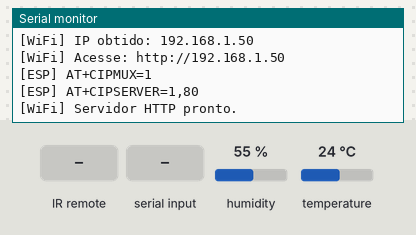
Bench run of a sketch on a simulated Arduino Mega 2560, built with avr-gcc and run on an emulated ATmega2560. On the bench: the last lines printed to the serial monitor. The test bench sets the inputs (shaded band); at power-on: humidity 55 %, temperature 24 °C. The modem accepts every AT command (registered, SIM ready, sends succeed) and sends nothing else.

Above: at 16.6 s.
16.7 s: infrared code 0x0 received
At 17.9 s:
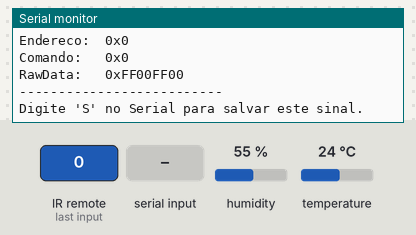
18.2 s: "GET /CMD\n" received over Serial
At 19.2 s:
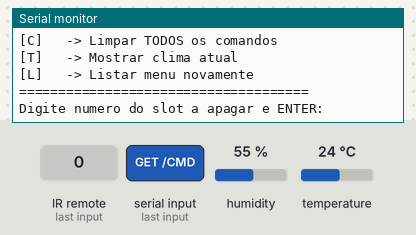
19.7 s: byte 83 ('S') received over Serial
At 20.7 s:
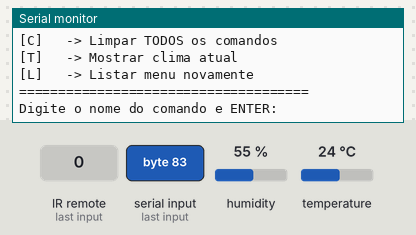
21.4 s: byte 115 ('s') received over Serial
At 23.6 s:
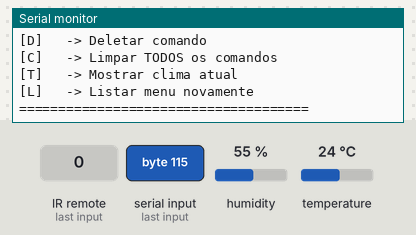
23.9 s: "90 45 200\n" received over Serial
At 24.7 s:
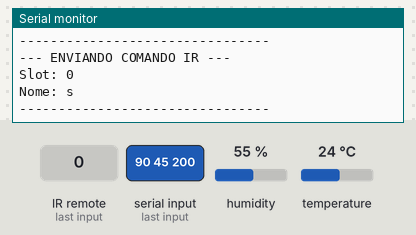
25.4 s: "S90\n" received over Serial
At 26.7 s:
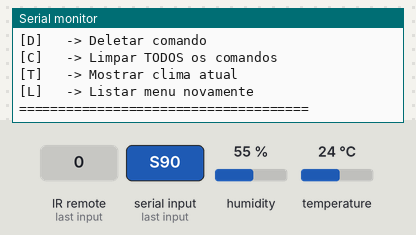

Measured:
- after the input at 16.7 s, the serial monitor: prints a new line at once (image 1)
- after the input at 18.2 s, the serial monitor: prints a new line at once (image 2)
- after the input at 19.7 s, the serial monitor: prints a new line after 0.21 s (image 3)
- after the input at 21.4 s, the serial monitor: prints a new line after 1.0 s (image 4)
- after the input at 23.9 s, the serial monitor: prints a new line at once (image 5)
- after the input at 25.4 s, the serial monitor: prints a new line at once (image 6)

The sketch:

clonar_enviar_IR.ino
```cpp
#include <DHT.h>
#include <IRremote.hpp>
#include <ctype.h>

// ===============================================================
// 1. CONFIGURAÇÕES GERAIS
// ===============================================================

const String SSID_REDE  = "DCOMP_UFSJ";
const String SENHA_REDE = "";

String IP_LOCAL = "";

#define DHTPIN   2
#define DHTTYPE  DHT22
DHT dht(DHTPIN, DHTTYPE);

#define IR_RECEIVE_PIN 11
#define IR_SEND_PIN    9

#define MAX_COMANDOS_IR 10

struct ComandoIR {
  char    nome[16];
  bool    ativo;
  uint8_t  protocolo;
  uint16_t endereco;
  uint16_t comando;
  uint32_t rawData;
};

ComandoIR listaComandos[MAX_COMANDOS_IR];

decode_type_t ultimoProtocolo = UNKNOWN;
uint16_t      ultimoEndereco  = 0;
uint16_t      ultimoComando   = 0;
uint32_t      ultimoRawData   = 0;
bool          ultimoValido    = false;

// (Opcional) comandos fixos pré-carregados
const ComandoIR COMANDOS_FIXOS[] = {
  // {"LigarTV", true, SAMSUNG, 0x7, 0x2, 0xFD020707}
};
const int NUM_COMANDOS_FIXOS = sizeof(COMANDOS_FIXOS) / sizeof(COMANDOS_FIXOS[0]);

// ===============================================================
// 2. PROTÓTIPOS
// ===============================================================

void handleIRRecepcao();
void salvarNovoComando(const String &nome);
void executarComandoIR(int id);
void deletarComando(int id);
void limparTodosComandos();
void mostrarMenuTerminal();
void verificarTerminal();
void carregarComandosFixos();

float lerTemperatura();
float lerUmidade();

void iniciarWifi();
String lerSerial1(int timeoutMs);
void processarWeb(int idConexao);
void enviarHTML(int idConexao);
void sendCMD(const String &cmd, int waitMs);

// ===============================================================
// 3. SETUP
// ===============================================================
void setup() {
  Serial.begin(9600);
  Serial1.begin(115200);

  dht.begin();

  IrReceiver.begin(IR_RECEIVE_PIN, ENABLE_LED_FEEDBACK);
  IrSender.begin(IR_SEND_PIN);

  memset(listaComandos, 0, sizeof(listaComandos));
  ultimoProtocolo = UNKNOWN;
  ultimoEndereco  = 0;
  ultimoComando   = 0;
  ultimoRawData   = 0;
  ultimoValido    = false;

  carregarComandosFixos();

  Serial.println(F("\n========================================"));
  Serial.println(F("   CENTRAL IR + CLIMA (LOCAL APENAS)    "));
  Serial.println(F("========================================"));

  mostrarMenuTerminal();
  iniciarWifi();
}

// ===============================================================
// 4. LOOP
// ===============================================================
void loop() {
  handleIRRecepcao();

  if (Serial1.available()) {
    if (Serial1.find("+IPD,")) {
      delay(30);
      int idConexao = Serial1.read() - '0';
      processarWeb(idConexao);
    }
  }

  verificarTerminal();
}

// ===============================================================
// 5. MÓDULO IR - RECEPÇÃO E ARMAZENAMENTO
// ===============================================================
void handleIRRecepcao() {
  if (!IrReceiver.decode()) return;

  IRData &data = IrReceiver.decodedIRData;

  if (data.flags & IRDATA_FLAGS_WAS_OVERFLOW) {
    Serial.println(F("\n[IR] Overflow: sinal muito longo (ignorado)."));
    IrReceiver.resume();
    return;
  }

  if (data.protocol == UNKNOWN &&
      data.address  == 0 &&
      data.command  == 0 &&
      data.decodedRawData == 0) {
    IrReceiver.resume();
    return;
  }

  if (!(data.flags & IRDATA_FLAGS_IS_REPEAT)) {
    ultimoProtocolo = data.protocol;
    ultimoEndereco  = data.address;
    ultimoComando   = data.command;
    ultimoRawData   = data.decodedRawData;
    ultimoValido    = true;

    Serial.println(F("\n--- SINAL IR RECEBIDO ---"));
    Serial.print(F("Protocolo: "));    Serial.println((int)ultimoProtocolo);
    Serial.print(F("Endereco:  0x"));  Serial.println(ultimoEndereco, HEX);
    Serial.print(F("Comando:   0x"));  Serial.println(ultimoComando, HEX);
    Serial.print(F("RawData:   0x"));  Serial.println(ultimoRawData, HEX);
    Serial.println(F("--------------------------"));
    Serial.println(F("Digite 'S' no Serial para salvar este sinal."));
  }

  IrReceiver.resume();
}

void salvarNovoComando(const String &nome) {
  if (!ultimoValido) {
    Serial.println(F("Nenhum sinal valido capturado ainda."));
    return;
  }

  int slot = -1;
  for (int i = 0; i < MAX_COMANDOS_IR; i++) {
    if (!listaComandos[i].ativo) {
      slot = i;
      break;
    }
  }

  if (slot == -1) {
    Serial.println(F("Lista de comandos cheia."));
    return;
  }

  listaComandos[slot].ativo     = true;
  listaComandos[slot].protocolo = (uint8_t)ultimoProtocolo;
  listaComandos[slot].endereco  = ultimoEndereco;
  listaComandos[slot].comando   = ultimoComando;
  listaComandos[slot].rawData   = ultimoRawData;

  nome.toCharArray(listaComandos[slot].nome, sizeof(listaComandos[slot].nome));
  listaComandos[slot].nome[sizeof(listaComandos[slot].nome) - 1] = '\0';

  Serial.print(F("Comando salvo no slot "));
  Serial.println(slot);

  mostrarMenuTerminal();
}

void executarComandoIR(int id) {
  if (id < 0 || id >= MAX_COMANDOS_IR || !listaComandos[id].ativo) {
    Serial.println(F("Slot vazio ou invalido."));
    return;
  }

  ComandoIR &cmd = listaComandos[id];
  decode_type_t proto = (decode_type_t)cmd.protocolo;

  Serial.println(F("\n--- ENVIANDO COMANDO IR ---"));
  Serial.print(F("Slot: "));       Serial.println(id);
  Serial.print(F("Nome: "));       Serial.println(cmd.nome);
  Serial.println(F("--------------------------------"));

  if (proto == UNKNOWN) {
    Serial.println(F("Protocolo UNKNOWN nao suportado."));
    return;
  }

  uint8_t repeats = 2;
  IrSender.write(proto, cmd.endereco, cmd.comando, repeats);

  IrReceiver.enableIRIn();
}

void deletarComando(int id) {
  if (id < 0 || id >= MAX_COMANDOS_IR) return;

  listaComandos[id].ativo     = false;
  listaComandos[id].protocolo = 0;
  listaComandos[id].endereco  = 0;
  listaComandos[id].comando   = 0;
  listaComandos[id].rawData   = 0;
  listaComandos[id].nome[0]   = '\0';

  Serial.print(F("Comando do slot "));
  Serial.print(id);
  Serial.println(F(" apagado."));

  mostrarMenuTerminal();
}

void limparTodosComandos() {
  memset(listaComandos, 0, sizeof(listaComandos));
  Serial.println(F("Todos os comandos foram apagados (RAM)."));
  mostrarMenuTerminal();
}

void carregarComandosFixos() {
  for (int i = 0; i < NUM_COMANDOS_FIXOS && i < MAX_COMANDOS_IR; i++) {
    listaComandos[i] = COMANDOS_FIXOS[i];
  }
}

// ===============================================================
// 6. MENU SERIAL
// ===============================================================
void mostrarMenuTerminal() {
  Serial.println(F("\n===== MENU IR / WEB (LOCAL) ====="));
  Serial.println(F("Slots de comandos IR:"));
  for (int i = 0; i < MAX_COMANDOS_IR; i++) {
    if (listaComandos[i].ativo) {
      Serial.print(F(" ["));
      Serial.print(i);
      Serial.print(F("] "));
      Serial.println(listaComandos[i].nome);
    }
  }

  Serial.println(F("\n[0-9] -> Enviar comando IR do slot"));
  Serial.println(F("[S]   -> Salvar ultimo sinal capturado"));
  Serial.println(F("[D]   -> Deletar comando"));
  Serial.println(F("[C]   -> Limpar TODOS os comandos"));
  Serial.println(F("[T]   -> Mostrar clima atual"));
  Serial.println(F("[L]   -> Listar menu novamente"));
  Serial.println(F("=====================================\n"));
}

void verificarTerminal() {
  if (!Serial.available()) return;

  char c = Serial.read();

  if (c >= '0' && c <= '9') {
    int id = c - '0';
    executarComandoIR(id);
  }
  else if (c == 'S' || c == 's') {
    Serial.println(F("Digite o nome do comando e ENTER:"));
    while (!Serial.available()) {}
    String nome = Serial.readStringUntil('\n');
    nome.trim();
    salvarNovoComando(nome);
  }
  else if (c == 'D' || c == 'd') {
    Serial.println(F("Digite numero do slot a apagar e ENTER:"));
    while (!Serial.available()) {}
    int id = Serial.parseInt();
    deletarComando(id);
  }
  else if (c == 'C' || c == 'c') {
    limparTodosComandos();
  }
  else if (c == 'T' || c == 't') {
    float t = lerTemperatura();
    float h = lerUmidade();
    Serial.print(F("Temp: ")); Serial.print(t);
    Serial.print(F(" C | Umid: ")); Serial.print(h); Serial.println(F("%"));
  }
  else if (c == 'L' || c == 'l') {
    mostrarMenuTerminal();
  }
}

// ===============================================================
// 7. SENSORES (DHT22)
// ===============================================================
float lerTemperatura() {
  float t = dht.readTemperature();
  if (isnan(t)) return NAN;
  return t;
}

float lerUmidade() {
  float h = dht.readHumidity();
  if (isnan(h)) return NAN;
  return h;
}

// ===============================================================
// 8. WIFI + WEB (ESP-01)
// ===============================================================
void iniciarWifi() {
  Serial.println(F("\n[WiFi] Inicializando ESP-01..."));

  sendCMD("AT+RST", 2000);
  sendCMD("AT+CWMODE=1", 1000);

  Serial.print(F("[WiFi] Conectando a: "));
  Serial.println(SSID_REDE);

  String cmdJoin = "AT+CWJAP=\"" + SSID_REDE + "\",\"" + SENHA_REDE + "\"";
  sendCMD(cmdJoin, 8000);

  Serial1.println("AT+CIFSR");
  String resp = lerSerial1(2000);

  int ipIndex = resp.indexOf("STAIP,\"");
  if (ipIndex != -1) {
    ipIndex += 7;
    int ipEnd = resp.indexOf('"', ipIndex);
    if (ipEnd != -1) {
      IP_LOCAL = resp.substring(ipIndex, ipEnd);
      Serial.print(F("[WiFi] IP obtido: "));
      Serial.println(IP_LOCAL);
      Serial.print(F("[WiFi] Acesse: http://"));
      Serial.println(IP_LOCAL);
    }
  } else {
    Serial.println(F("[WiFi] IP nao encontrado. Verifique conexao."));
  }

  sendCMD("AT+CIPMUX=1", 1000);
  sendCMD("AT+CIPSERVER=1,80", 1000);
  Serial.println(F("[WiFi] Servidor HTTP pronto."));
}

String lerSerial1(int timeoutMs) {
  String r = "";
  long t0 = millis();
  while (millis() - t0 < timeoutMs) {
    while (Serial1.available()) {
      r += (char)Serial1.read();
    }
  }
  return r;
}

void processarWeb(int idConexao) {
  String req = lerSerial1(300);

  if (req.indexOf("GET /CMD") != -1) {
    int pos = req.indexOf("ID=");
    if (pos != -1) {
      int id = req.substring(pos + 3).toInt();
      executarComandoIR(id);
    }
  }
  else if (req.indexOf("GET /SAVE") != -1) {
    int pos = req.indexOf("N=");
    if (pos != -1) {
      String n = req.substring(pos + 2);
      int espaco = n.indexOf(' ');
      if (espaco != -1) n = n.substring(0, espaco);
      n.trim();
      salvarNovoComando(n);
    }
  }
  else if (req.indexOf("GET /DEL") != -1) {
    int pos = req.indexOf("ID=");
    if (pos != -1) {
      int id = req.substring(pos + 3).toInt();
      deletarComando(id);
    }
  }

  enviarHTML(idConexao);
}

void enviarHTML(int idConexao) {
  float t = lerTemperatura();
  float h = lerUmidade();

  while (Serial1.available()) Serial1.read();

  String html;
  html.reserve(2500);

  html += F("<!DOCTYPE html><html lang='pt-BR'><head>");
  html += F("<meta charset='utf-8'><meta name='viewport' content='width=device-width, initial-scale=1'>");
  html += F("<title>Central IR Local</title>");
  html += F("<style>");
  html += F("body{margin:0;font-family:sans-serif;background:#222;color:#eee;text-align:center;padding:16px;}");
  html += F(".card{background:#333;border-radius:12px;padding:16px;margin:10px auto;max-width:400px;box-shadow:0 4px 10px rgba(0,0,0,0.5);}");
  html += F(".temp{font-size:36px;font-weight:bold;color:#4db8ff;}");
  html += F(".btn{display:block;width:100%;padding:12px;margin:5px 0;background:#009688;color:#fff;text-decoration:none;border-radius:8px;}");
  html += F(".btn-del{background:#d32f2f;width:20%;display:inline-block;margin-left:2%;}");
  html += F(".btn-exec{width:75%;display:inline-block;}");
  html += F("input{width:100%;padding:10px;margin-bottom:8px;border-radius:5px;border:none;}");
  html += F("</style></head><body>");

  html += F("<div class='card'><h2>Central IR (Local)</h2>");
  if (IP_LOCAL.length() > 0) {
    html += F("<small>IP: "); html += IP_LOCAL; html += F("</small><br>");
  }
  html += F("</div>");

  html += F("<div class='card'>");
  html += F("<div class='temp'>");
  if (isnan(t)) html += F("--"); else html += String(t, 1);
  html += F("&deg;C</div>");
  html += F("<div>Umidade: ");
  if (isnan(h)) html += F("--"); else html += String((int)h);
  html += F("%</div></div>");

  html += F("<div class='card'><h3>Controles</h3>");
  bool tem = false;
  for (int i = 0; i < MAX_COMANDOS_IR; i++) {
    if (listaComandos[i].ativo) {
      tem = true;
      html += F("<div>");
      html += "<a class='btn btn-exec' href='/CMD?ID=" + String(i) + "'>" + String(listaComandos[i].nome) + "</a>";
      html += "<a class='btn btn-del' href='/DEL?ID=" + String(i) + "'>X</a>";
      html += F("</div>");
    }
  }
  if (!tem) html += F("<p>Nenhum comando salvo.</p>");
  html += F("</div>");

  html += F("<div class='card'><h3>Novo Comando</h3>");
  if (ultimoValido) {
    html += F("<p style='color:#0f0'>Sinal Capturado!</p>");
    html += F("<input id='nome' placeholder='Nome do comando' />");
    html += F("<a class='btn' href='#' onclick=\"if(nome.value.trim()!=''){location.href='/SAVE?N='+encodeURIComponent(nome.value)}\">Salvar</a>");
  } else {
    html += F("<p>Aponte o controle e aperte um botao...</p>");
    html += F("<a class='btn' style='background:#555' href='/'>Atualizar</a>");
  }
  html += F("</div></body></html>");

  String header = F("HTTP/1.1 200 OK\r\nContent-Type: text/html\r\nConnection: close\r\n\r\n");
  int totalLen = header.length() + html.length();

  String cmd = "AT+CIPSEND=" + String(idConexao) + "," + String(totalLen);
  sendCMD(cmd, 200);

  Serial1.print(header);
  Serial1.print(html);

  delay(200);
  sendCMD("AT+CIPCLOSE=" + String(idConexao), 100);
}

void sendCMD(const String &cmd, int waitMs) {
  Serial1.println(cmd);

  Serial.print(F("[ESP] ")); Serial.println(cmd);

  long t0 = millis();
  while (millis() - t0 < waitMs) {
    while (Serial1.available()) {
      Serial1.read();
    }
  }
}
```
